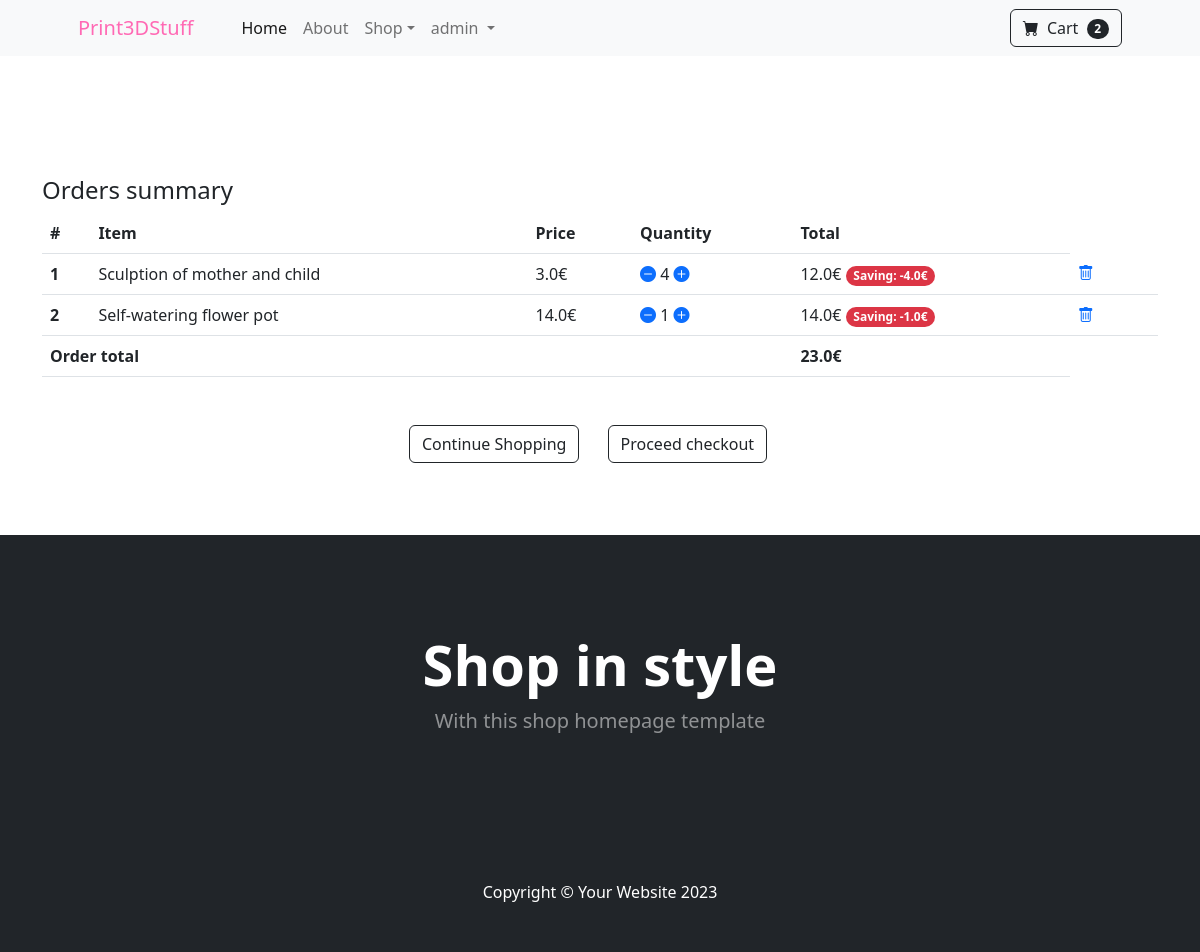
/summary/ (signed in), run on the app's committed database.
### mainapp/models.py (models this page shows, shortened)
class Order(models.Model):
    user = models.ForeignKey(User, on_delete=models.CASCADE)
    order_ref = models.CharField(max_length=20)
    items = models.ManyToManyField(OrderItem)
    ordered_date = models.DateTimeField()
    ordered = models.BooleanField(default=False)
    billing_address = models.ForeignKey('BillingAddress', on_delete=models.SET_NULL, blank=True, null=True)
    coupon = models.ForeignKey('Coupon', on_delete=models.SET_NULL, blank=True, null=True)
    payment = models.ForeignKey('Payment', on_delete=models.SET_NULL, blank=True, null=True)
    delivered = models.BooleanField(default=False)
    received = models.BooleanField(default=False)
    refund_requested = models.BooleanField(default=False)
    refund_granted = models.BooleanField(default=False)
    def total_price(self):
        total = 0
        for order_item in self.items.all():
            total += order_item.final_price()
        if self.coupon:
            total -= self.coupon.amount
        return total

class OrderItem(models.Model):
    user = models.ForeignKey(User, on_delete=models.CASCADE)
    ordered = models.BooleanField(default=False)
    item = models.ForeignKey(Item, on_delete=models.CASCADE)
    quantity = models.IntegerField(default=1)
    def total_item_price(self):
        return self.quantity * self.item.price
    def total_item_discount_price(self):
        return self.quantity * self.item.discount_price
    def amount_saved(self):
        return self.total_item_price() - self.total_item_discount_price()
    def final_price(self):
        if self.item.discount_price:
            return self.total_item_discount_price()
        else:
            return self.total_item_price()

class Item(models.Model):
    title = models.CharField(max_length=100)
    price = models.FloatField()
    discount_price = models.FloatField(blank=True, null=True)
    category = models.CharField(choices=CATEGORY_CHOICES, max_length=5)
    slug = models.SlugField()
    description = models.TextField()
    image = models.ImageField()

class Coupon(models.Model):
    code = models.CharField(max_length=100)
    amount = models.FloatField()

### mainapp/views.py (the view)
# urls.py: path('summary/', views.OrderSummary.as_view(), name='summary'),
class OrderSummary(LoginRequiredMixin, View):
    def get(self, *args, **kwargs):
        try:
            current_order = Order.objects.get(user=self.request.user, ordered=False)
            context = {
                'object': current_order
            }
            return render(self.request, 'summary.html', context)
        except ObjectDoesNotExist:
            messages.warning(self.request, "You don't have any item in the cart")
            return redirect('/')
        return render(self.request, 'summary.html')

### mainapp/templatetags/cart_template.py (called while the page is built)
@register.filter(name="cart_count")
def cart_count(user):
    if user.is_authenticated:
        query_set = Order.objects.filter(user=user, ordered=False)
        if query_set.exists():
            return query_set[0].items.count()
        return 0

### templates/summary.html (shortened to what this page needs)
{% extends 'base.html' %}
{% block content %}
<section class="py-5">
    <div class="container table-responsive">
        <h4>Orders summary</h4>
            <table class="table">
                  <thead>
                    <tr>
                      <th scope="col">#</th>
                      <th scope="col">Item</th>
                      <th scope="col">Price</th>
                      <th scope="col">Quantity</th>
                      <th scope="col">Total</th>
                    </tr>
                  </thead>
                <tbody>
                {% for order_item in object.items.all %}
                        <tr>
                          <th scope="row">{{ forloop.counter }}</th>
                          <td>{{ order_item.item.title }}</td>
                          {% if order_item.item.discount_price %}
                            <td>{{ order_item.item.discount_price }}€</td>
                            {% else %}
                            <td>{{ order_item.item.price }}€</td>
                            {% endif %}
                          <td>
                              <a href="{% url 'mainapp:remove-single-item' order_item.item.slug %}"><i class="bi bi-dash-circle-fill mr-2"></i></a>
                              {{ order_item.quantity }}
                              <a href="{% url 'mainapp:add-to-cart' order_item.item.slug %}"><i class="bi bi-plus-circle-fill"></i></a>
                          </td>
                            {% if order_item.item.discount_price %}
                            <td>{{ order_item.total_item_discount_price }}€
                            <span class="badge rounded-pill bg-danger">Saving: -{{ order_item.amount_saved }}€</span>
                            </td>
                            {% else %}
                            <td>{{ order_item.total_item_price }}€</td>
                            {% endif %}
                          <td>
                            <a href="{% url 'mainapp:remove-from-cart' order_item.item.slug %}"><i class="bi bi-trash"></i>
                            </a>
                          <td>
                        </tr>
                {% endfor %}
                {% if object.total_price %}
                <tr>
                    <td colspan="4"><b>Order total</b></td>
                    <td><b>{{ object.total_price }}€</b></td>
                </tr>
                {% endif %}
                </tbody>
            </table>
               <div class="card-footer p-4 pt-0 border-top-0 bg-transparent">
                    <div class="text-center mt-5">
                        <a class="btn btn-outline-dark mt-auto me-4" href="{% url 'mainapp:index' %}">Continue Shopping</a>
                        <a class="btn btn-outline-dark mt-auto me-4" href="{% url 'mainapp:shipping' %}">Proceed checkout</a>
                    </div>
                </div>
    </div>
 </section>
{% endblock %}

### templates/base.html (shortened to what this page needs)
{% load static %}
{% load cart_template %}
<!DOCTYPE html>
<html lang="en">
    <head>
        <link href="https://cdn.jsdelivr.net/npm/bootstrap-icons@1.5.0/font/bootstrap-icons.css" rel="stylesheet" />
        <link href="{% static 'css/styles.css' %}" rel="stylesheet" />
    </head>
    <body>
        <nav class="navbar navbar-expand-lg navbar-light bg-light">
            <div class="container px-4 px-lg-5">
                <a class="navbar-brand" style="color: hotpink;" href="{% url 'mainapp:index' %}">Print3DStuff</a>
                <div class="collapse navbar-collapse" id="navbarSupportedContent">
                    <ul class="navbar-nav me-auto mb-2 mb-lg-0 ms-lg-4">
                        <li class="nav-item"><a class="nav-link active" aria-current="page" href="{% url 'mainapp:index' %}">Home</a></li>
                        <li class="nav-item"><a class="nav-link" href="{% url 'mainapp:about' %}">About</a></li>
                        <li class="nav-item dropdown">
                            <a class="nav-link dropdown-toggle" id="navbarDropdown" href="#" role="button" data-bs-toggle="dropdown" aria-expanded="false">Shop</a>
                        </li>
                        {% if user.is_authenticated %}
                        <li class="nav-item dropdown">
                            <a class="nav-link dropdown-toggle" href="#" role="button" data-bs-toggle="dropdown" aria-expanded="false">
                                {{ user.get_username }}
                            </a>
                        </li>
                        {% else %}
                            <li class="nav-item"><a class="nav-link active" href="{% url 'accounts:login' %}">Sign in</a></li>
                        {% endif %}
                    </ul>
                    <form class="d-flex">
                        <a class="btn btn-outline-dark" href="{% url 'mainapp:summary' %}" type="submit">
                            <i class="bi-cart-fill me-1"></i>
                            Cart
                            <span class="badge bg-dark text-white ms-1 rounded-pill">
                                {% if user.is_authenticated %}
                                    {{ user|cart_count }}
                                {% else %}
                                    0
                                {% endif %}
                            </span>
                        </a>
                    </form>
                </div>
            </div>
        </nav>
        <div class="mt-5 pt-4">
        </div>
        {% block content %}
        {% endblock %}
        <header class="bg-dark py-5">
            <div class="container px-4 px-lg-5 my-5">
                <div class="text-center text-white">
                    <h1 class="display-4 fw-bolder">Shop in style</h1>
                    <p class="lead fw-normal text-white-50 mb-0">With this shop homepage template</p>
                </div>
            </div>
        </header>
        <footer class="py-5 bg-dark">
            <div class="container"><p class="m-0 text-center text-white">Copyright &copy; Your Website 2023</p></div>
        </footer>
    </body>
</html>

### data on the page
OrderItem: item "Sculption of mother and child", item.discount_price "3.0", quantity "4", total_item_discount_price "12.0", amount_saved "4.0"
OrderItem: item "Self-watering flower pot", item.discount_price "14.0", quantity "1", total_item_discount_price "14.0", amount_saved "1.0"
Order: total_price "23.0"

### other printed values
{{ user.get_username }} "admin"
{{ user|cart_count }} "2"
